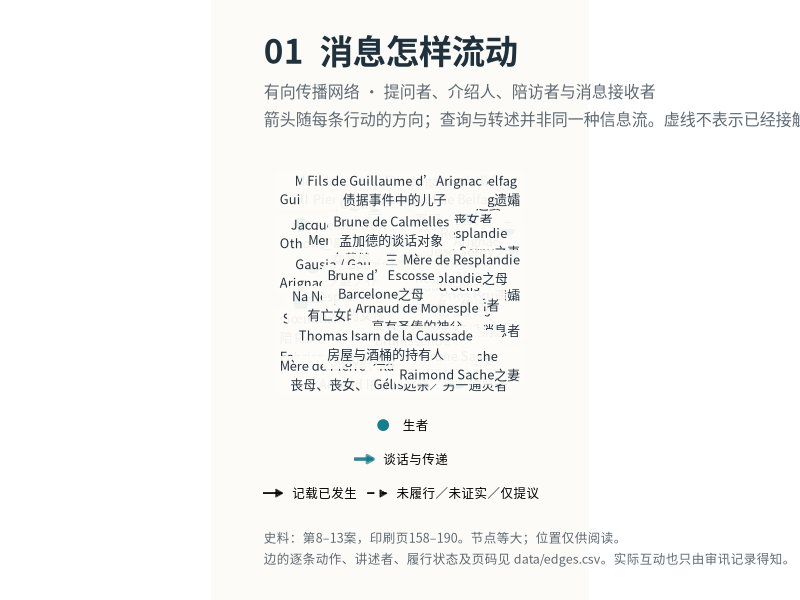
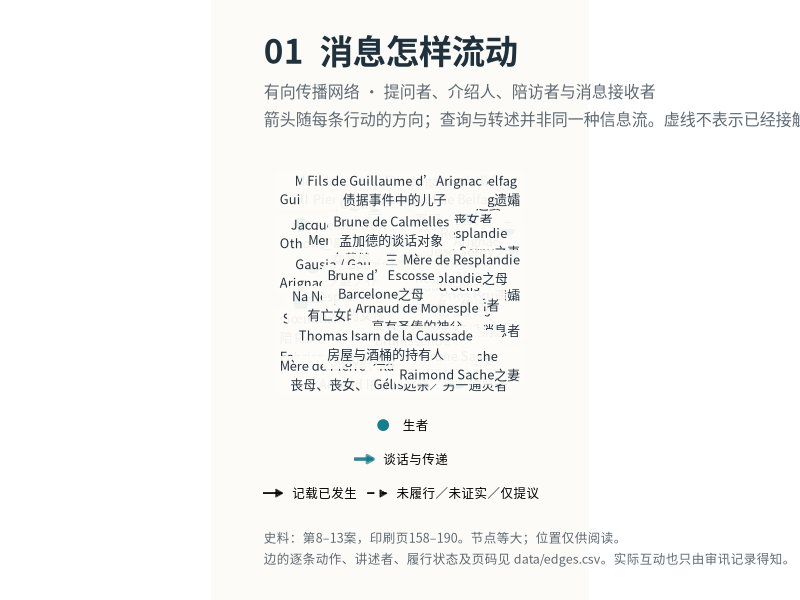
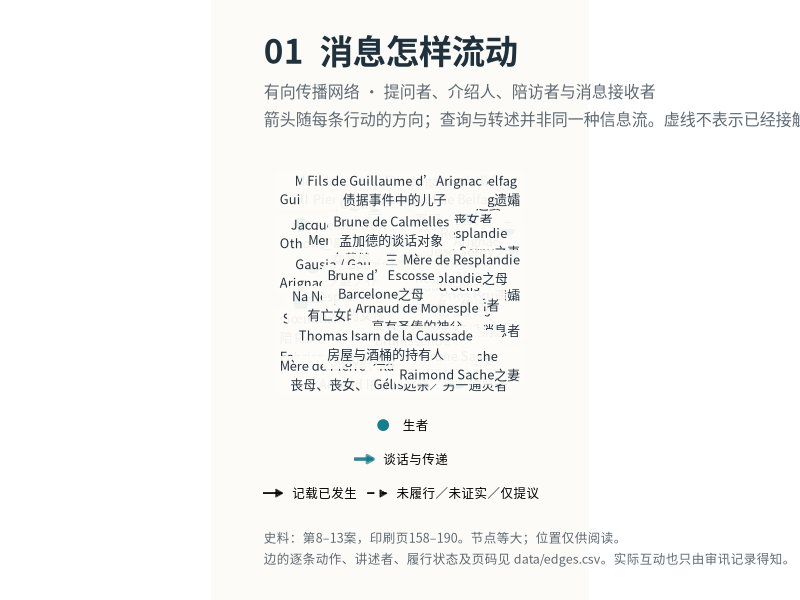
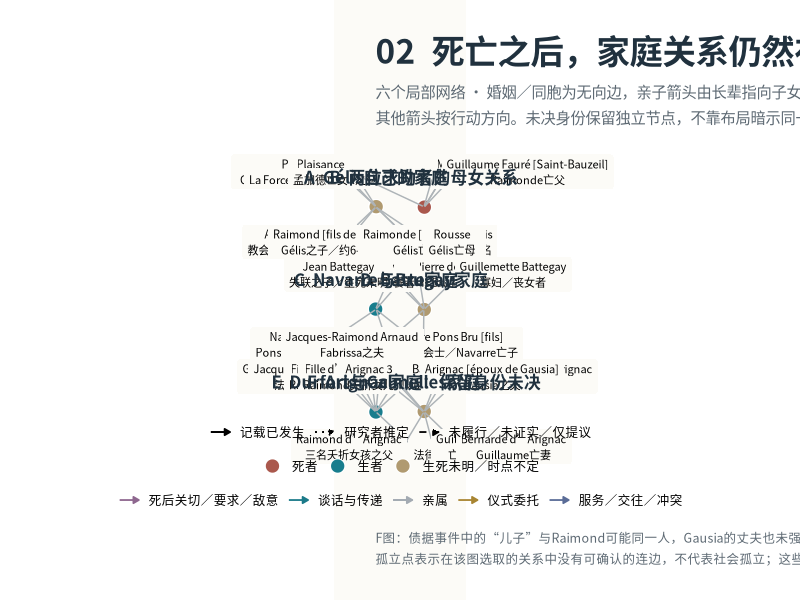
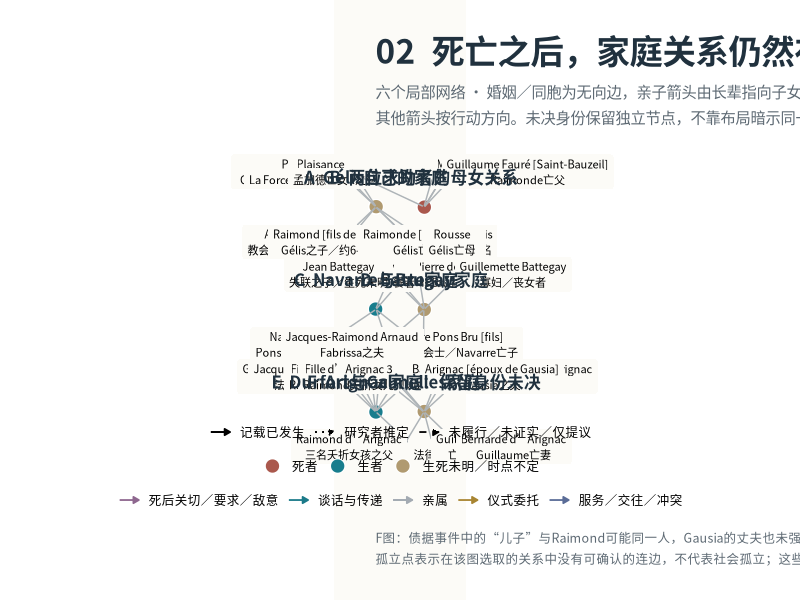
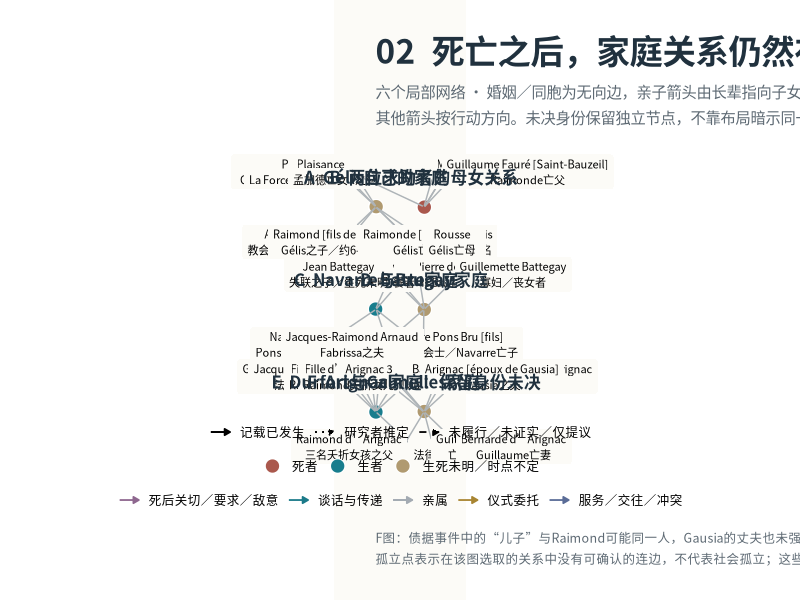
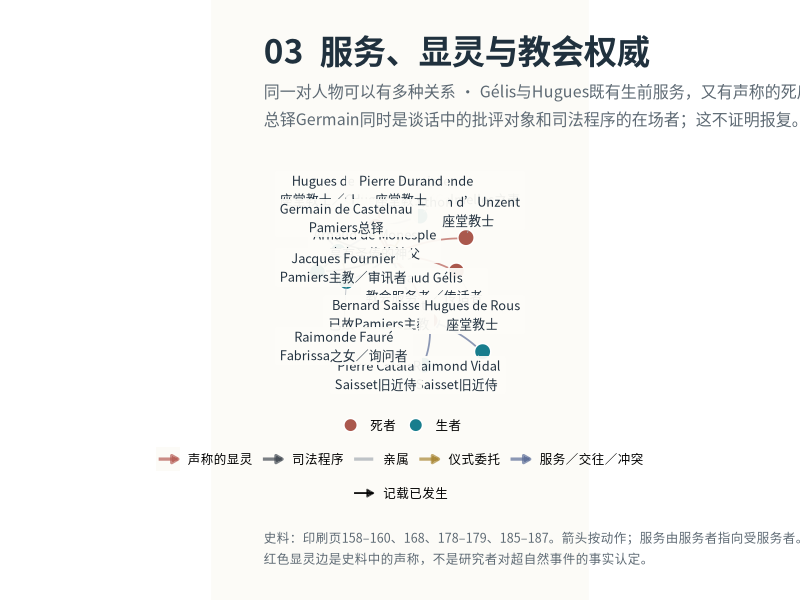
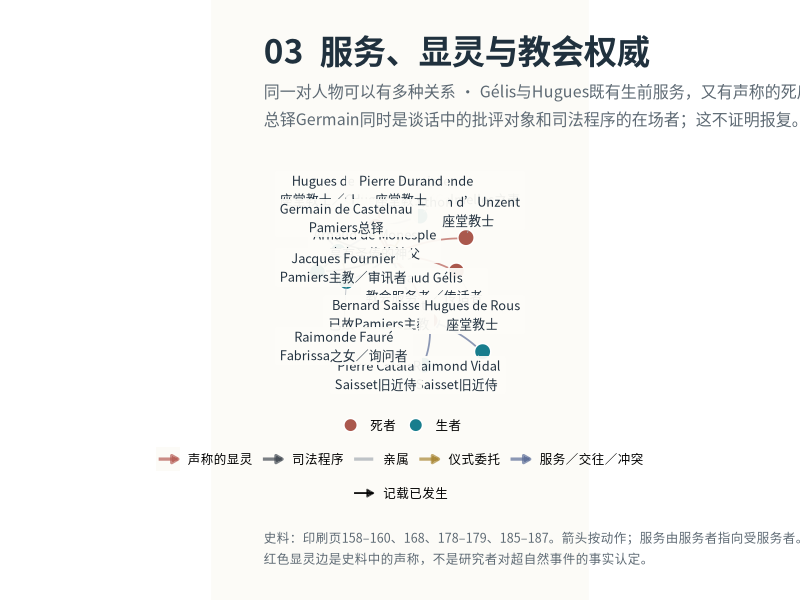

Generate these figures, in order, with R:
#!/usr/bin/env Rscript
# Reproducible historical multiplex network. Run: Rscript render_networks.R
# No inferred tie from co-occurrence; edge rows are coded claims, not frequencies.
args <- commandArgs(trailingOnly=FALSE)
f <- sub('^--file=', '', args[grepl('^--file=',args)])
if(length(f)) setwd(dirname(normalizePath(f[1])))
suppressPackageStartupMessages({library(igraph);library(ggplot2);library(ggrepel)})
set.seed(1320)
N <- read.csv('data/nodes.csv',fileEncoding='UTF-8-BOM',stringsAsFactors=FALSE,check.names=FALSE)
E <- read.csv('data/edges.csv',fileEncoding='UTF-8-BOM',stringsAsFactors=FALSE,check.names=FALSE)
E$directed <- tolower(E$directed)=='true'
stopifnot(!anyDuplicated(N$id),!anyDuplicated(E$edge_id),all(E$source %in% N$id),all(E$target %in% N$id),all(E$source!=E$target),all(nzchar(E$printed_pages)))
dir.create('figures',showWarnings=FALSE);dir.create('analysis',showWarnings=FALSE)
family <- Sys.getenv('GELIS_FONT', 'Noto Sans CJK SC')
# Install a CJK font on machines without Noto; then set GELIS_FONT to that family.
status_cols <- c(living='#187D8D',dead='#AA584D',uncertain='#B09A70')
status_names <- c(living='生者',dead='死者',uncertain='生死未明／时点不定')
layer_cols <- c(kinship='#A3AAB2',communication='#1B7A89',social='#5A6C97',ritual='#A88532',apparition='#B55C54',care='#8E678F',afterlife='#BA6954',judicial='#434A52')
layer_names <- c(kinship='亲属',communication='谈话与传递',social='服务／交往／冲突',ritual='仪式委托',apparition='声称的显灵',care='死后关切／要求／敌意',afterlife='据称死者同行',judicial='司法程序')
line_names <- c(attested='记载已发生',unfulfilled='未履行／未证实／仅提议',inferred='研究者推定')
E$line <- ifelse(E$evidence_mode=='inferred','inferred',ifelse(E$outcome=='attested','attested','unfulfilled'))
# Directed graph storage retains a directed attribute for symmetric relations.
# For mixed graph consumers, use that attribute, not GraphML's global directedness.
g_all <- graph_from_data_frame(E[c('source','target',setdiff(names(E),c('source','target')))], directed=TRUE,vertices=data.frame(name=N$id,label=N$name,N[setdiff(names(N),c('id','name'))],check.names=FALSE))
stopifnot(identical(V(g_all)$name,N$id))
saveRDS(list(nodes=N,edges=E,graph=g_all), 'analysis/gelis_multiplex.rds')
write_graph(g_all,'analysis/gelis_multiplex.graphml',format='graphml')
# Conservative distinct-neighbour descriptive analysis of observed living communication.
live <- N$id[N$status=='living']
e_comm <- subset(E,layer=='communication' & outcome=='attested' & source %in% live & target %in% live)
g_comm <- simplify(graph_from_data_frame(e_comm[c('source','target')],directed=TRUE),remove.multiple=TRUE,remove.loops=TRUE)
gu <- as_undirected(g_comm,mode='collapse')
m <- data.frame(id=V(g_comm)$name,distinct_partners=degree(gu),out_partners=degree(g_comm,mode='out'),in_partners=degree(g_comm,mode='in'),betweenness=betweenness(gu,normalized=TRUE))
m$name <- N$name[match(m$id,N$id)];m <- m[order(-m$distinct_partners,m$name),]
write.csv(m,'analysis/observed_communication_metrics.csv',row.names=FALSE,fileEncoding='UTF-8')
# Layouts are display coordinates, not social or geographic distances.
layout_nodes <- function(ids,edges,seed=1320){
 n <- N[match(ids,N$id),]; set.seed(seed)
 g <- graph_from_data_frame(edges[c('source','target')],directed=FALSE,vertices=data.frame(name=ids))
 g <- simplify(g)
 xy <- if(length(ids)==1) matrix(c(0,0),1) else layout_with_fr(g,niter=2500,grid='nogrid')
 normalize <- function(x) if(diff(range(x))<1e-8) rep(0,length(x)) else (x-mean(range(x)))/diff(range(x))*2
 n$x<-normalize(xy[,1]);n$y<-normalize(xy[,2]);n
}
edge_xy <- function(edges,n){
 z<-edges; a<-match(z$source,n$id);b<-match(z$target,n$id)
 z$x<-n$x[a];z$y<-n$y[a];z$xend<-n$x[b];z$yend<-n$y[b]
 # Clip endpoints away from node centres so arrowheads remain visible.
 dx<-z$xend-z$x;dy<-z$yend-z$y;len<-sqrt(dx^2+dy^2);off<-pmin(.035,len*.12)
 z$x<-z$x+dx/len*off;z$y<-z$y+dy/len*off
 z$xend<-z$xend-dx/len*off;z$yend<-z$yend-dy/len*off
 z
}
make_plot <- function(n,e,title,subtitle,caption,full=FALSE,edge_labels=FALSE){
 z<-edge_xy(e,n);n$label<-paste0(n$name,'\n',n$role_zh)
 p<-ggplot()+
  geom_curve(data=z[!z$directed,],aes(x=x,y=y,xend=xend,yend=yend,colour=layer,linetype=line),curvature=.08,linewidth=if(full).32 else .6,alpha=.7)+
  geom_curve(data=z[z$directed,],aes(x=x,y=y,xend=xend,yend=yend,colour=layer,linetype=line),curvature=.12,linewidth=if(full).32 else .6,alpha=.7,arrow=grid::arrow(length=grid::unit(if(full)1.3 else 1.8,'mm'),type='closed'))+
  geom_point(data=n,aes(x=x,y=y,fill=status),shape=21,size=if(full)3 else 5,stroke=.7,colour='white')+
  geom_label_repel(data=n,aes(x=x,y=y,label=label),family=family,size=if(full)2.8 else 3.25,colour='#22313F',fill=scales::alpha('#FCFBF7',.94),label.size=0,box.padding=.55,point.padding=.4,segment.color='#AFB6BD',segment.size=.25,max.overlaps=Inf,max.iter=30000,max.time=12,seed=1320,min.segment.length=0)+
  scale_fill_manual(values=status_cols,labels=status_names,name=NULL,drop=FALSE)+
  scale_colour_manual(values=layer_cols,labels=layer_names,name=NULL)+
  scale_linetype_manual(values=c(attested='solid',unfulfilled='dashed',inferred='dotted'),labels=line_names,name=NULL)+
  guides(colour=guide_legend(order=2,override.aes=list(linewidth=1.1)),fill=guide_legend(order=1,override.aes=list(size=4)),linetype=guide_legend(order=3))+
  coord_equal(xlim=c(-1.5,1.5),ylim=c(-1.35,1.35),clip='off')+
  labs(title=title,subtitle=subtitle,caption=caption)+
  theme_void(base_family=family)+theme(plot.background=element_rect(fill='#FCFBF7',colour=NA),panel.background=element_rect(fill='#FCFBF7',colour=NA),plot.title=element_text(size=24,face='bold',colour='#20313E',margin=margin(b=10)),plot.subtitle=element_text(size=11.5,colour='#5D6973',lineheight=1.45,margin=margin(b=22)),plot.caption=element_text(size=9,colour='#5D6973',hjust=0,lineheight=1.4,margin=margin(t=20)),legend.position='bottom',legend.box='vertical',legend.text=element_text(size=9),plot.margin=margin(28,38,24,38))
 if(edge_labels && nrow(z)) p<-p+geom_label_repel(data=z,aes(x=(x+xend)/2,y=(y+yend)/2,label=relation_zh),size=2.5,family=family,fill='#FCFBF7',label.size=0,max.overlaps=Inf,seed=331)
 p
}
plots<-list()
# 1: circulation. Living and undetermined-status people; dead addressees are not mixed in.
e1<-subset(E,layer=='communication' & source %in% N$id[N$status!='dead'] & target %in% N$id[N$status!='dead'])
n1<-layout_nodes(unique(c(e1$source,e1$target)),e1)
# Deterministic curated coordinates for hubs and peripheral receivers.
pos<-data.frame(id=c('gelis','mengarde','raimonde_f','navarre','guillemette','jacqueline','gausia','sister_r','touzes','mengarde_c','jeanne_f','mother_f','nespla','brune_c','ermengarde','resplandie','mother_res','na_serres','monesple','brunissende','barc_d','son_a','raimond_a','cousin','brune_s','brune_e','thomas'),x=c(.25,-.55,-.4,.85,.8,-1.2,-1.05,-1.2,.05,-.8,-.55,-.95,-.9,-.3,1.23,1.3,1.2,1.2,.5,.75,.4,.12,.15,.7,.98,.02,.3),y=c(.1,.25,-.55,-.2,.75,.7,.2,-.25,-1.1,1.1,.95,-.95,-.05,.8,1.15,.65,.35,-.6,-.55,-.85,1.2,.85,.55,-1.2,-1.0,-.25,-1.15))
n1$x<-pos$x[match(n1$id,pos$id)];n1$y<-pos$y[match(n1$id,pos$id)];stopifnot(!anyNA(n1$x))
plots[['01_circulation']]<-make_plot(n1,e1,'01  消息怎样流动','有向传播网络 · 提问者、介绍人、陪访者与消息接收者\n箭头随每条行动的方向；查询与转述并非同一种信息流。虚线不表示已经接触成功。','史料：第8–13案，印刷页158–190。节点等大；位置仅供阅读。\n边的逐条动作、讲述者、履行状态及页码见 data/edges.csv。实际互动也只由审讯记录得知。')
# 2: kinship and cross-death relations; household panels retain only documented internal ties.
sets<-list('A  Gélis自己的家庭'=c('gelis','wife_g','son_g','mil_g','rousse','father_g','cousin','hugou'),'B  两位求助者的母女关系'=c('mengarde','plaisance','raimonde_f','fabrissa_f','guillaume_f'),'C  Navarre与Bru家庭'=c('navarre','pons_b','friar_b','marty','pierre_s'),'D  Battegay家庭'=c('guillemette','pierre_b','fabrissa_b','jr_arnaud','arnaud_b','jean_b'),'E  Durfort与Calmelles家庭'=c('hugues_d','brunissende','calmelles','barc_m','barc_d','loubens','philippa','camelle'),'F  Arignac家庭：保留身份未决'=c('guill_a','bernarde','raimond_a','son_a','girl_a1','girl_a2','girl_a3','gausia','arignac_h'))
ns<-list();zs<-list()
for(k in names(sets)){
 ids<-sets[[k]];ee<-subset(E,source %in% ids & target %in% ids & layer %in% c('kinship','care','social','ritual','communication'))
 nn<-layout_nodes(ids,ee,seed=1320+length(ns));nn$panel<-k;zz<-edge_xy(ee,nn);zz$panel<-k;ns[[k]]<-nn;zs[[k]]<-zz
}
n2<-do.call(rbind,ns);z2<-do.call(rbind,zs);n2$label<-paste0(n2$name,'\n',n2$role_zh)
p2<-ggplot()+geom_curve(data=z2[!z2$directed,],aes(x=x,y=y,xend=xend,yend=yend,colour=layer,linetype=line),curvature=.06,linewidth=.6)+geom_curve(data=z2[z2$directed,],aes(x=x,y=y,xend=xend,yend=yend,colour=layer,linetype=line),curvature=.14,linewidth=.6,arrow=grid::arrow(length=grid::unit(1.6,'mm'),type='closed'))+geom_point(data=n2,aes(x,y,fill=status),shape=21,size=4.5,colour='white')+geom_label_repel(data=n2,aes(x,y,label=label),family=family,size=2.8,label.size=0,fill='#FCFBF7',box.padding=.9,force=8,max.overlaps=Inf,seed=1320,max.time=12,max.iter=30000,min.segment.length=0,segment.color='#ADB3B7')+facet_wrap(~panel,ncol=2)+scale_fill_manual(values=status_cols,labels=status_names,name=NULL,drop=FALSE)+scale_colour_manual(values=layer_cols,labels=layer_names,name=NULL)+scale_linetype_manual(values=c(attested='solid',unfulfilled='dashed',inferred='dotted'),labels=line_names,name=NULL)+coord_equal(xlim=c(-1.65,1.65),ylim=c(-1.45,1.45),clip='off')+labs(title='02  死亡之后，家庭关系仍然存在',subtitle='六个局部网络 · 婚姻／同胞为无向边，亲子箭头由长辈指向子女\n其他箭头按行动方向。未决身份保留独立节点，不靠布局暗示同一人。',caption='F图：债据事件中的“儿子”与Raimond可能同一人，Gausia的丈夫也未强行识别。三个女孩的序号只供区分节点。\n孤立点表示在该图选取的关系中没有可确认的连边，不代表社会孤立；这些面板不是完整家谱。')+theme_void(base_family=family)+theme(plot.background=element_rect(fill='#FCFBF7',colour=NA),plot.title=element_text(size=24,face='bold',colour='#20313E',margin=margin(b=10)),plot.subtitle=element_text(size=11,colour='#5D6973',lineheight=1.4,margin=margin(b=18)),strip.text=element_text(size=12,face='bold',colour='#20313E',margin=margin(t=12,b=15)),panel.spacing=grid::unit(1.2,'cm'),legend.position='bottom',legend.box='vertical',legend.text=element_text(size=9),plot.caption=element_text(size=9,hjust=0,colour='#5D6973',lineheight=1.4,margin=margin(t=15)),plot.margin=margin(28,30,24,30))
plots[['02_households']]<-p2
# 3: old service relationships alongside apparition and judicial testimony.
ids3<-c('gelis','hugues_d','brunissende','monesple','saisset','vidal','catala','rous','athon','durand','germain','fournier','raimonde_f')
e3<-subset(E,source %in% ids3 & target %in% ids3 & layer %in% c('kinship','social','ritual','apparition','judicial'))
n3<-layout_nodes(ids3,e3,1340)
plots[['03_church']]<-make_plot(n3,e3,'03  服务、显灵与教会权威','同一对人物可以有多种关系 · Gélis与Hugues既有生前服务，又有声称的死后接触\n总铎Germain同时是谈话中的批评对象和司法程序的在场者；这不证明报复。','史料：印刷页158–160、168、178–179、185–187。箭头按动作；服务由服务者指向受服务者。\n红色显灵边是史料中的声称，不是研究者对超自然事件的事实认定。')
# 4: reported associations of deceased, no universal clique from general statements.
e4<-subset(E,layer=='afterlife');n4<-N[match(unique(c(e4$source,e4$target)),N$id),]
n4$x<-0;n4$y<-0
rows<-list(c('plaisance','daughter_m'),c('fabrissa_f','gentille_c','mabille'),c('fabrissa_b','daughter_n'),c('nicolas','baquet'),c('barc_f','ava'))
for(i in seq_along(rows)) {ii<-match(rows[[i]],n4$id);n4$x[ii]<-if(length(ii)==2)c(-.75,.75) else c(0,-.9,.9);n4$y[ii]<-1.1-(i-1)*.53;if(length(ii)==3)n4$y[ii]<-n4$y[ii]+c(.1,-.1,-.1)}
plots[['04_deceased_companions']]<-make_plot(n4,e4,'04  死者与谁结伴？','仅绘制供词明确点名的同行者 · 不把“熟人相互扶助”的一般说法扩展为人人相连\n这五组为证词中的结伴关系；没有连线不表示死者互不相识。','来源：Mengarde p.173；Raimonde pp.178–179；Guillemette p.189。\n同一小组中的两位被共同提及者，若无直接关系陈述，不自动补边。')
# 5: complete exploratory atlas, includes peripheral and disconnected people.
n5<-layout_nodes(N$id,E,1320)
plots[['05_full_atlas']]<-make_plot(n5,E,paste0('05  Gélis人物关系总览：',nrow(N),'人'),paste0(nrow(E),'条关系陈述 · 多重关系并存 · 仅作为索引图，不据此推断整个地方社会的中心性\n等大节点；颜色是叙述时点的生死状态；标签为姓名与身份。司法关系与显灵关系均为独立层。'),'边数是人工编码的关系陈述数，不是会面次数或独立证人数。无边节点为已提及但未在选取关系中连接的人物。\n布局不具有地理或时间含义；全量证据见CSV和README。',full=TRUE)
# Save with cairo for UTF-8 text and searchable PDF; SVG is vector and uses local fonts.
for(nm in names(plots)){
 wh<-if(nm=='02_households')c(17,22) else if(nm=='05_full_atlas')c(32,26) else c(18,15)
 ggsave(paste0('figures/',nm,'.png'),plots[[nm]],width=wh[1],height=wh[2],dpi=150,type='cairo',device='png',bg='#FCFBF7',limitsize=FALSE)
 cairo_pdf(paste0('figures/',nm,'.pdf'),width=wh[1],height=wh[2],family=family);print(plots[[nm]]);dev.off()
 svg(paste0('figures/',nm,'.svg'),width=wh[1],height=wh[2],family=family,bg='#FCFBF7');print(plots[[nm]]);dev.off()
}
# One convenient multipage atlas; individual figures above have larger native sizes.
cairo_pdf('Gelis_Network_Atlas.pdf',width=22,height=26,family=family,onefile=TRUE)
for(p in plots)print(p)
dev.off()
write.csv(n5[c('id','x','y')],'analysis/full_layout.csv',row.names=FALSE)
write.csv(n1[c('id','x','y')],'analysis/circulation_layout.csv',row.names=FALSE)
capture.output(sessionInfo(),file='analysis/sessionInfo.txt')
cat('Rendered',length(plots),'views from',nrow(N),'nodes and',nrow(E),'edge assertions.\n')
